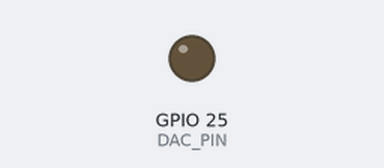
A sketch run on a simulated ESP32. Parts: output pins drawn as LEDs (lit = HIGH). WiFi joins after 1.5 s; servers stay silent unless stated; what the sketch prints to the serial monitor is not drawn.

Above: at 0.1 s.
At 1.6 s:
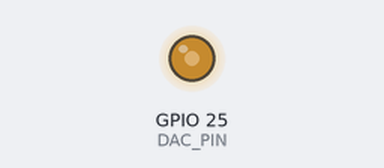
Timing chart, 0 to 3.1 s (numbered marks = the images above):
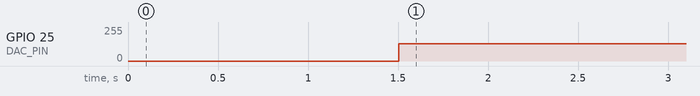

The sketch:

remote_sound_test.ino
```cpp
#include <WiFi.h>
#include <WiFiUdp.h>
#include <esp_timer.h>

// ─── 設定 ───
const char* SSID = "escentier";
const char* PASS = "escentier";

constexpr int   SR        = 8000;        // 8 kHz
constexpr uint8_t DAC_PIN = 25;          // GPIO25 内蔵 DAC1
constexpr size_t RING     = 16384;       // 16 kB (≈ 2 s)
constexpr int   UDP_PORT  = 5005;        // 任意

// ─── バッファ ───
uint8_t ring[RING];
volatile size_t head = 0, tail = 0;      // write / read index

inline size_t freeBytes() { return (tail + RING - head - 1) % RING; }
inline size_t usedBytes() { return (head + RING - tail) % RING;     }

// ─── UDP ───
WiFiUDP udp;

// ─── 再生 ISR (8 kHz) ───
void IRAM_ATTR onAudio(void*) {
  if (usedBytes() == 0) {                // バッファ空 → 無音 0x80
    dacWrite(DAC_PIN, 0x80);
    return;
  }
  uint8_t s = ring[tail];
  tail = (tail + 1) % RING;
  dacWrite(DAC_PIN, s);
}

// ─── 受信タスク (Core0) ───
void udpTask(void*) {
  uint8_t buf[512];
  for (;;) {
    int len = udp.parsePacket();
    if (len <= 0) { vTaskDelay(1); continue; }

    len = udp.read(buf, sizeof(buf));
    for (int i = 0; i < len; ++i) {
      if (freeBytes() == 0) {            // 溢れたら古いデータ捨てる
        tail = (tail + 1) % RING;
      }
      ring[head] = buf[i];
      head = (head + 1) % RING;
    }
  }
}

void setup() {
  Serial.begin(115200);

  WiFi.begin(SSID, PASS);
  while (WiFi.status() != WL_CONNECTED) { delay(300); Serial.print("."); }
  Serial.println("\nIP=" + WiFi.localIP().toString());

  // UDP 待ち受け
  udp.begin(UDP_PORT);
  Serial.printf("UDP port %d open\n", UDP_PORT);

  // 受信タスクを Core0 (Wi-Fi と同コア) に
  xTaskCreatePinnedToCore(udpTask, "udpTask", 4096, nullptr, 1, nullptr, 0);

  // 再生タイマー (Core1 で実行)
  esp_timer_create_args_t cfg{
    .callback = &onAudio,
    .arg      = nullptr,
    .name     = "audio"
  };
  esp_timer_handle_t t;
  esp_timer_create(&cfg, &t);
  esp_timer_start_periodic(t, 1000000 / SR);   // µs
}

void loop() {}
```

Measured:
- by itself, GPIO 25 (DAC_PIN): 0/255 → 128/255 at 1.5 s
